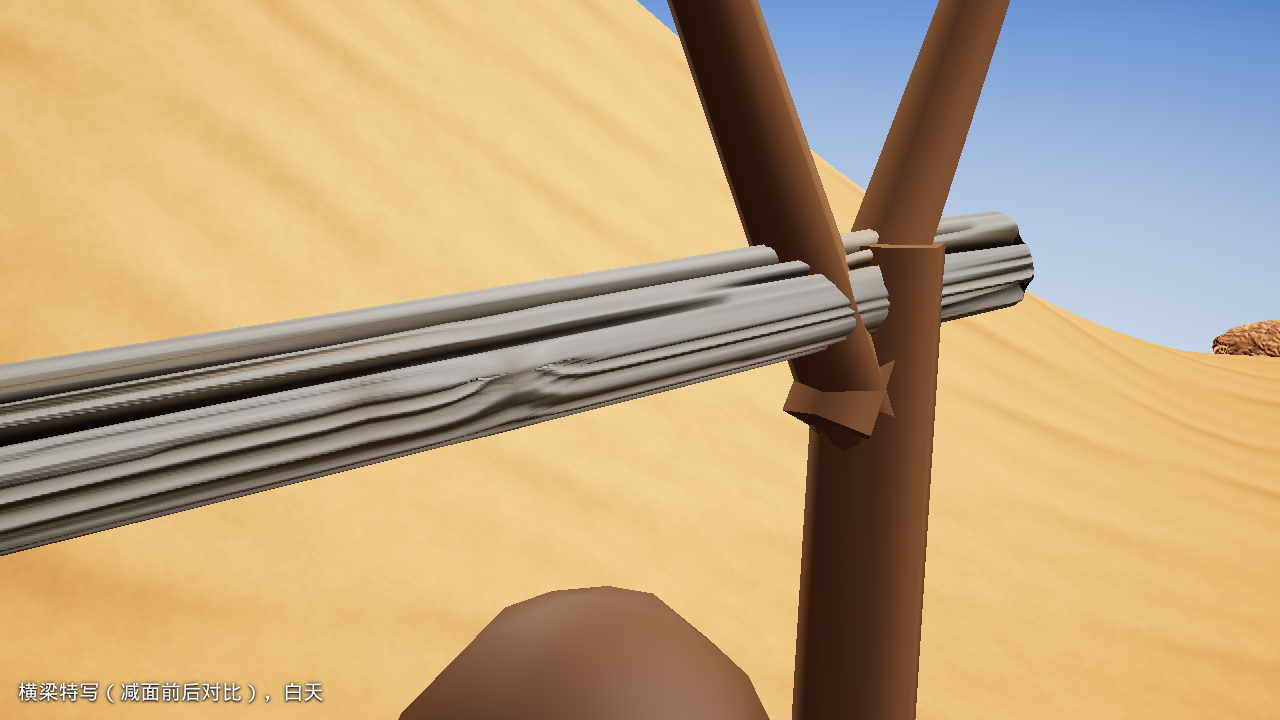
#> input picture review-stack/shots/d165/main_R_bar_close_day.png, 1280 x 720 px
$ python d167-relief.py ../../review-stack/shots/d165/main_R_bar_close_day.png
#> lines starting #> are read from the running program, lines starting #| are printed output that depends on the picture; after the words box and inside, x2 and y2 are one past the last pixel; in counts of white or black regions, pixels touching at a corner belong together
#!/usr/bin/env python3
"""Erosion relief on the rack cross-bar, measured on the close-up shots (d167-proof.mjs, camera `bar`, 1280x720).

For every image column on the stretch from just right of the big knot to the right post (x 230..650 px, left of every
version's fork prongs), the bar is the longest vertical run of pixels that are neither sand (saturated orange) nor sky (blue). Over that run:
  std   luminance spread across the bar (light/dark contrast of crests and troughs)
  hp    RMS of luminance minus its own 15 px running mean across the bar (the groove-scale relief; the bar's broad shading drops out)
  dark  share of bar pixels darker than 0.6 x the column's median (deep trough shadow)
  lines number of separate dark troughs crossed per column (local minima 6 % below the 15 px mean)
Pooled over every bar pixel of those runs (sRGB 0..1):
  dark10RGB / dark10Lum  mean colour / luminance of the darkest 10 % (the groove bottoms: their hue and depth)
  ridgeP95               95th percentile luminance (the bleached crests)
Usage: python3 tools/e2e/d167-relief.py OUT/d164_R_bar_close_day.png OUT/main_R_bar_close_day.png ...   (prints JSON)
"""
import json, sys
import numpy as np
from PIL import Image

X0, X1 = 230, 650


def measure(path):
    a = np.asarray(Image.open(path).convert("RGB"), dtype=np.float32) / 255
    lum = a @ np.array([.2126, .7152, .0722], dtype=np.float32)
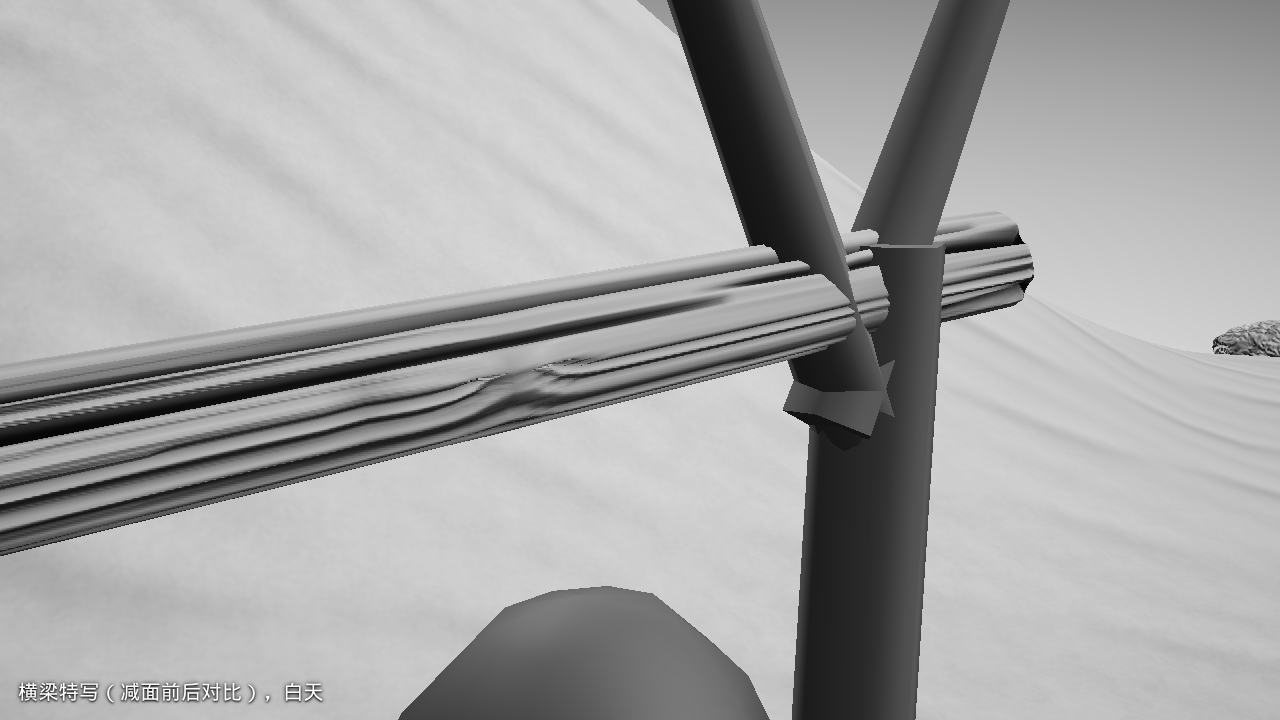
#> lum: shape (720, 1280) float32; min 0.0162, max 1, mean 0.653
    sat = (a.max(2) - a.min(2)) / np.maximum(a.max(2), 1e-3)
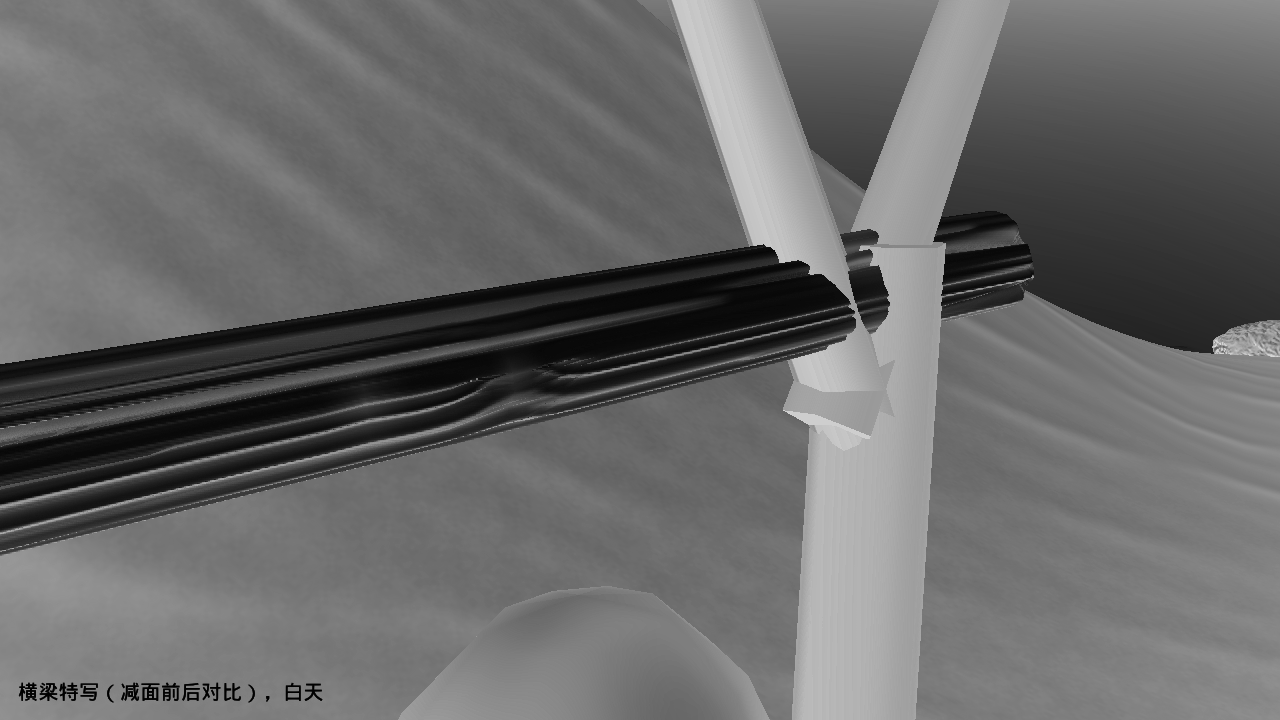
#> sat: shape (720, 1280) float32; min 0, max 0.857, mean 0.416
    sand = (sat > .33) & (a[..., 0] > a[..., 2] + .1)
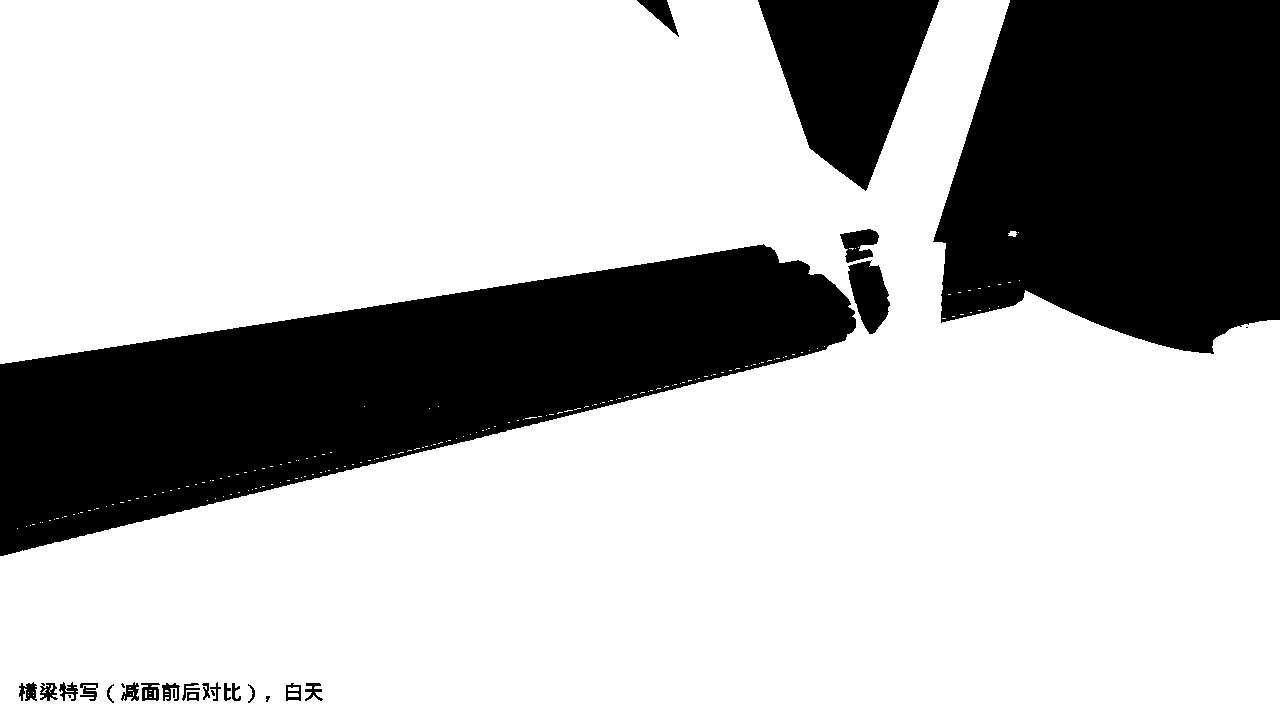
#> sand: shape (720, 1280) bool; 72.3% white; 29 black regions (6 under 20 px), largest, box (x1, y1, x2, y2) and area: (0, 244, 856, 556) 126702, (933, 0, 1280, 354) 102214, (758, 0, 939, 191) 20467
    sky = a[..., 2] > a[..., 0] + .02
#> sky: shape (720, 1280) bool; 12.5% white; 3 white regions, box (x1, y1, x2, y2) and area: (941, 0, 1280, 354) 94005, (758, 0, 939, 191) 20467, (637, 0, 679, 37) 576
    grey = ~sand & ~sky
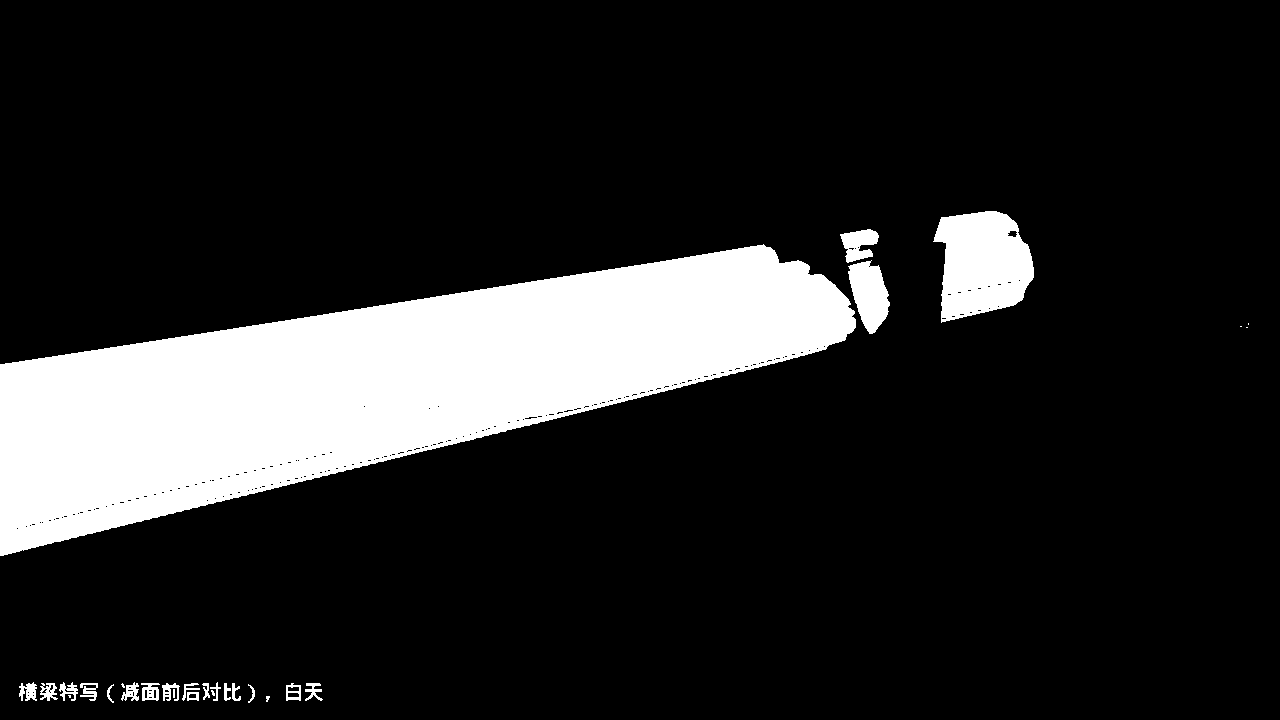
#> grey: shape (720, 1280) bool; 15.2% white; 29 white regions (8 under 20 px), largest, box (x1, y1, x2, y2) and area: (0, 244, 856, 556) 126702, (933, 211, 1034, 323) 8205, (848, 260, 890, 334) 1997
    S = {"std": [], "hp": [], "dark": [], "lines": [], "h": []}
    px = []
    for x in range(X0, X1):
        col = grey[:, x]
        best, run, start = (0, 0), 0, 0
        for y, g in enumerate(col):
            if g:
                if run == 0:
                    start = y
                run += 1
                if run > best[1]:
                    best = (start, run)
            else:
                run = 0
        y0, n = best
        if n < 30:
            continue
        v = lum[y0 + 2:y0 + n - 2, x]
        k = np.ones(15) / 15
        m = np.convolve(np.pad(v, 7, mode="edge"), k, mode="valid")
        h = v - m
        med = np.median(v)
        mins = sum(1 for i in range(1, len(v) - 1) if v[i] <= v[i - 1] and v[i] <= v[i + 1] and v[i] < m[i] * .94)
        S["std"].append(float(v.std()))
        S["hp"].append(float(np.sqrt((h * h).mean())))
        S["dark"].append(float((v < .6 * med).mean()))
        S["lines"].append(mins)
        S["h"].append(n)
        px.append(a[y0 + 2:y0 + n - 2, x])
#> this loop made 420 passes
#> (med, mins) on passes 1 to 3: (0.505, 13), (0.501, 14), (0.491, 13)
#> after the loop, px = 420 items
    P = np.concatenate(px)
    L = P @ np.array([.2126, .7152, .0722], dtype=np.float32)
    lo = P[L <= np.percentile(L, 10)]
    return {k: round(float(np.mean(v)), 4) for k, v in S.items()} | {"columns": len(S["std"]),
        "dark10RGB": [round(float(c), 4) for c in lo.mean(0)], "dark10Lum": round(float(L[L <= np.percentile(L, 10)].mean()), 4),
        "ridgeP95": round(float(np.percentile(L, 95)), 4)}


if __name__ == "__main__":
    print(json.dumps({p.rsplit("/", 1)[-1]: measure(p) for p in sys.argv[1:]}, indent=1, ensure_ascii=False))

$ run again, with review-stack/shots/d165/new_R_rack_close_day.png copied over review-stack/shots/d165/main_R_bar_close_day.png
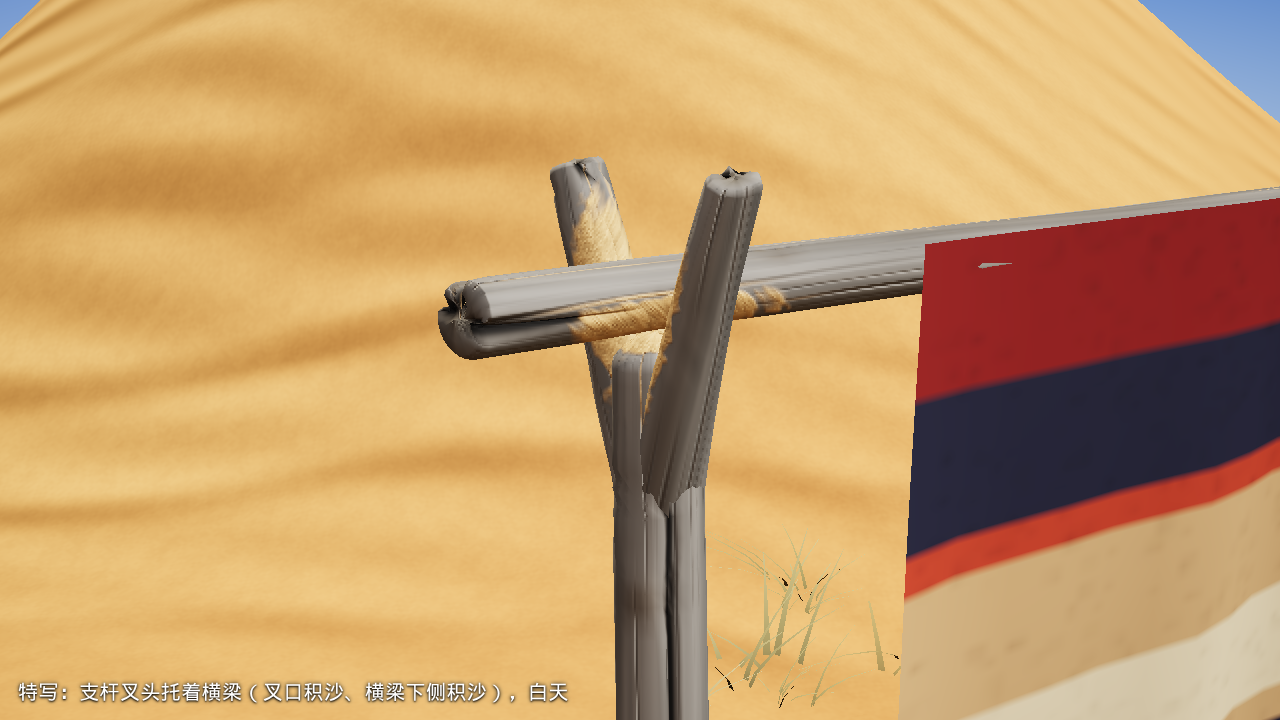
#> input picture review-stack/shots/d165/new_R_rack_close_day.png, 1280 x 720 px
#> in measure, `sand = (sat > .33) & (a[..., 0] > a[..., 2] + .1)`:
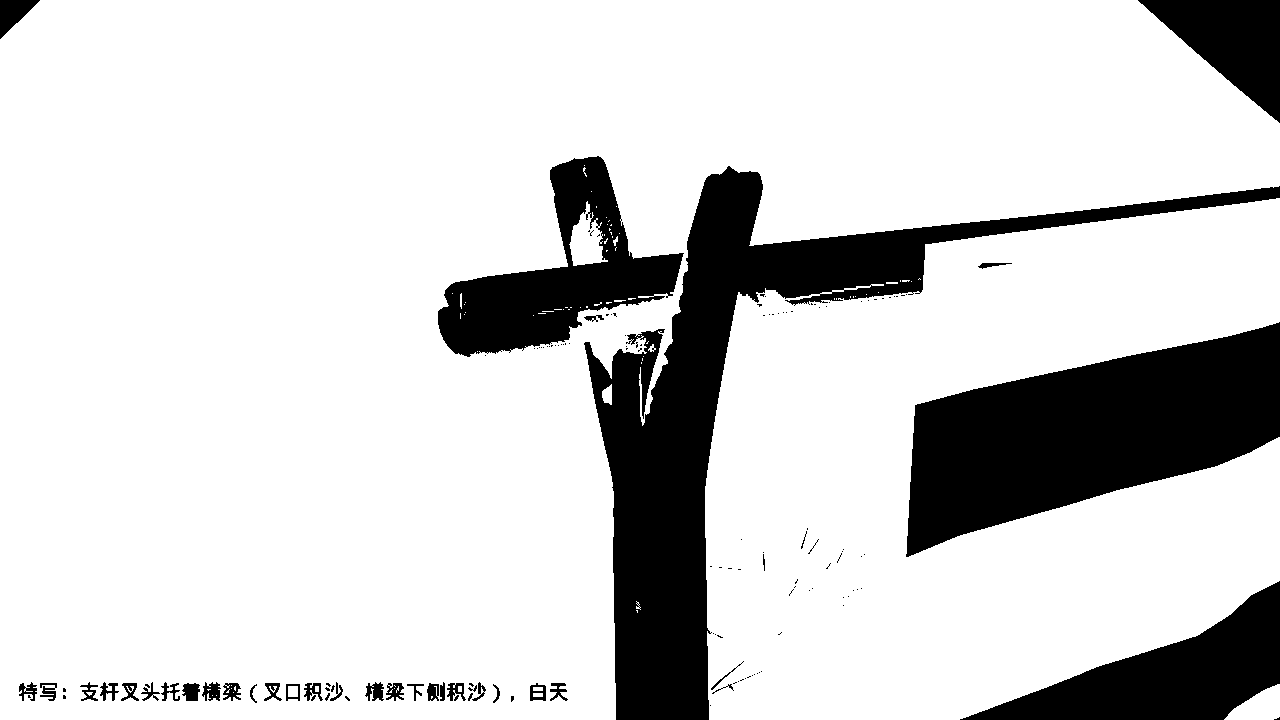
#> sand: shape (720, 1280) bool; 82.2% white; 144 black regions (105 under 20 px), largest, box (x1, y1, x2, y2) and area: (584, 166, 1280, 720) 62731, (906, 322, 1280, 557) 49387, (438, 156, 684, 357) 19128
#> sky: shape (720, 1280) bool; 6.3% white; 4 white regions (1 under 20 px), largest, box (x1, y1, x2, y2) and area: (906, 324, 1280, 556) 48310, (1138, 0, 1280, 123) 8941, (0, 0, 40, 39) 803
#> in measure, `grey = ~sand & ~sky`:
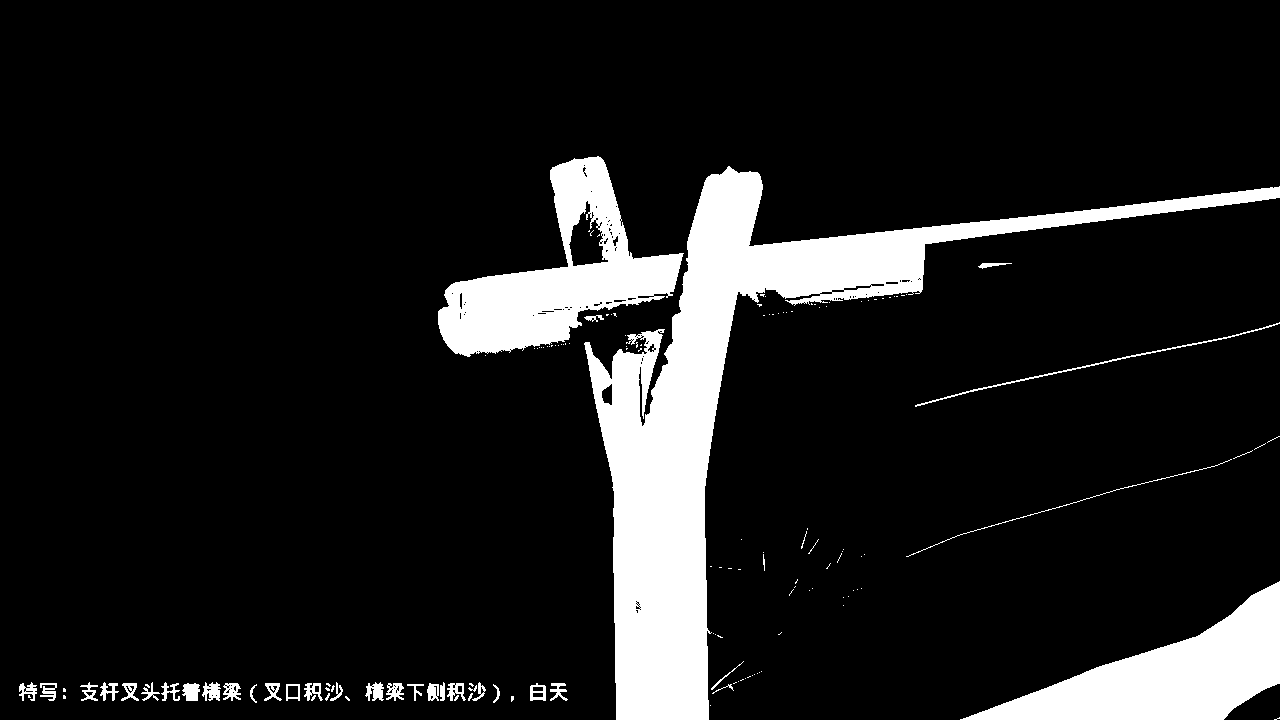
#> grey: shape (720, 1280) bool; 11.5% white; 146 white regions (107 under 20 px), largest, box (x1, y1, x2, y2) and area: (584, 166, 1280, 720) 62731, (438, 156, 684, 357) 19128, (960, 581, 1280, 720) 18517
#> after the loop in measure, `for x in range(X0, X1):`: px = 207 items
#> lo = 2268 rows, first 8: [0.098, 0.0863, 0.0745], [0.0824, 0.0667, 0.0588], [0.231, 0.196, 0.169], [0.224, 0.188, 0.157], [0.216, 0.18, 0.153], [0.212, 0.173, 0.145], [0.204, 0.169, 0.137], [0.2, 0.161, 0.133]
